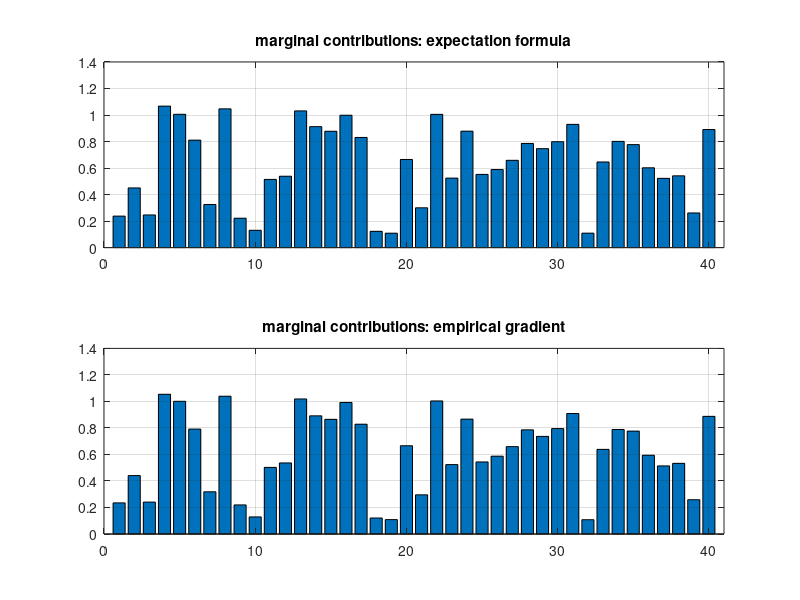

Reproduce this figure in MATLAB.
% since the certainty equivalent for a power utility functions is homogeneous
% the Euler decomposition of satisfaction into the contributions from each
% exposure applies. The contributions are computed both as expecations and as empirical gradient
% see "Risk and Asset Allocation" - Springer (2005), by A. Meucci

clear; clc; close all;

%%%%%%%%%%%%%%%%%%%%%%%%%%%%%%%%%%%%%%%%%%%%%%%%%%%%%%%%%%%%%%%%%%%%%%%%%%%%%%%%%%%%%%%%%%%%%%%%%%%%%%%%%%%%%%%%%%%%%%%
% inputs (log-normal market, power utility)
%%%%%%%%%%%%%%%%%%%%%%%%%%%%%%%%%%%%%%%%%%%%%%%%%%%%%%%%%%%%%%%%%%%%%%%%%%%%%%%%%%%%%%%%%%%%%%%%%%%%%%%%%%%%%%%%%%%%%%%

% number of assets
N=40; 

% log-normal copula 
r=.99; 

% number of simulations
J=10000;

% risk aversion
g=.3;

% allocation
a=rand(N,1);

%%%%%%%%%%%%%%%%%%%%%%%%%%%%%%%%%%%%%%%%%%%%%%%%%%%%%%%%%%%%%%%%%%%%%%%%%%%%%%%%%%%%%%%%%%%%%%%%%%%%%%%%%%%%%%%%%%%%%%
% process data
%%%%%%%%%%%%%%%%%%%%%%%%%%%%%%%%%%%%%%%%%%%%%%%%%%%%%%%%%%%%%%%%%%%%%%%%%%%%%%%%%%%%%%%%%%%%%%%%%%%%%%%%%%%%%%%%%%%%%%

% simulate market at the investment horizon
m=.1*rand(N,1);
s=.2*rand(N,1);
Rho=(1-r)*eye(N)+r*ones(N,N);
S=diag(s)*Rho*diag(s);
% compounded returns
C=mvnrnd(m,S,J);
% prices
P=exp(C);

% generate sample of final wealth and tweak values for empirical derivative
W=P*a;
% compute expected utility and certainty equivalent
u=mean(W.^g);
CE=u^(1/g);
% compute tweaked expected utility and certainty equivalent for gradient
D_CE=[];
for n=1:N
    e=zeros(N,1); 
    e(n)=.01;
    W_up=P*(a+e);    
    u_up=mean(W_up.^g);
    CE_up=u_up^(1/g);

    D_CE=[D_CE
        (CE_up-CE)/e(n)];
end
% compute marginal contributions
Contr=a.*D_CE

% compute gradient with expectation formula
D_CE_exp=[];
for n=1:N
    D_CEn=(CE^(g-1))*mean(P(:,n).*(W.^(1-g)));
    D_CE_exp=[D_CE_exp
        D_CEn];
end
% compute marginal contributions with expectation formula
Contr_exp=a.*D_CE_exp


%%%%%%%%%%%%%%%%%%%%%%%%%%%%%%%%%%%%%%%%%%%%%%%%%%%%%%%%%%%%%%%%%%%%%%%%%%%%%%%%%%%%%%%%%%%%%%%%%%%%%%%%%%%%%%%%%%
% plots
%%%%%%%%%%%%%%%%%%%%%%%%%%%%%%%%%%%%%%%%%%%%%%%%%%%%%%%%%%%%%%%%%%%%%%%%%%%%%%%%%%%%%%%%%%%%%%%%%%%%%%%%%%%%%%%%%%%%%%
figure
subplot(2,1,1)
bar(Contr_exp)
xlim([0 N+1])
grid on
title('marginal contributions: expectation formula')

subplot(2,1,2)
bar(Contr)
xlim([0 N+1])
grid on
title('marginal contributions: empirical gradient')
